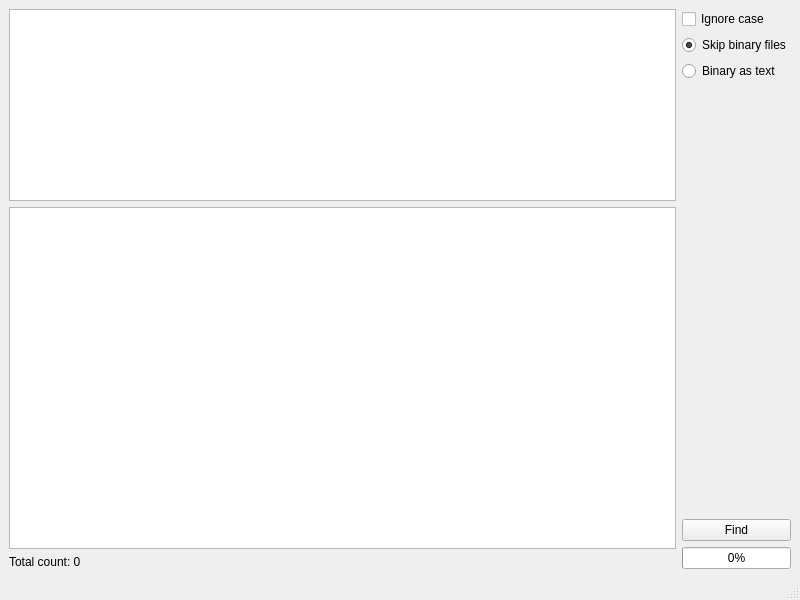
<?xml version="1.0" encoding="UTF-8"?>
<ui version="4.0">
 <class>MainWindow</class>
 <widget class="QMainWindow" name="MainWindow">
  <property name="geometry">
   <rect>
    <x>0</x>
    <y>0</y>
    <width>800</width>
    <height>600</height>
   </rect>
  </property>
  <property name="windowTitle">
   <string>MainWindow</string>
  </property>
  <widget class="QWidget" name="main_widget">
   <property name="sizePolicy">
    <sizepolicy hsizetype="Preferred" vsizetype="Preferred">
     <horstretch>0</horstretch>
     <verstretch>0</verstretch>
    </sizepolicy>
   </property>
   <layout class="QHBoxLayout" name="horizontalLayout">
    <item>
     <layout class="QVBoxLayout" name="main_part">
      <item>
       <widget class="QListWidget" name="files_and_dirs">
        <property name="sizePolicy">
         <sizepolicy hsizetype="MinimumExpanding" vsizetype="Fixed">
          <horstretch>0</horstretch>
          <verstretch>0</verstretch>
         </sizepolicy>
        </property>
       </widget>
      </item>
      <item>
       <widget class="QListWidget" name="result">
        <property name="sizePolicy">
         <sizepolicy hsizetype="MinimumExpanding" vsizetype="MinimumExpanding">
          <horstretch>0</horstretch>
          <verstretch>0</verstretch>
         </sizepolicy>
        </property>
       </widget>
      </item>
      <item>
       <widget class="QLabel" name="total_amount">
        <property name="text">
         <string>Total count: 0</string>
        </property>
       </widget>
      </item>
     </layout>
    </item>
    <item>
     <layout class="QVBoxLayout" name="check_boxes">
      <item>
       <widget class="QCheckBox" name="ignore_case">
        <property name="text">
         <string>Ignore case</string>
        </property>
       </widget>
      </item>
      <item>
       <widget class="QRadioButton" name="skip_bin">
        <property name="text">
         <string>Skip binary files</string>
        </property>
        <property name="checked">
         <bool>true</bool>
        </property>
        <property name="autoExclusive">
         <bool>true</bool>
        </property>
       </widget>
      </item>
      <item>
       <widget class="QRadioButton" name="text_bin">
        <property name="text">
         <string>Binary as text</string>
        </property>
        <property name="autoExclusive">
         <bool>true</bool>
        </property>
       </widget>
      </item>
      <item>
       <spacer name="verticalSpacer">
        <property name="orientation">
         <enum>Qt::Vertical</enum>
        </property>
        <property name="sizeHint" stdset="0">
         <size>
          <width>20</width>
          <height>40</height>
         </size>
        </property>
       </spacer>
      </item>
      <item>
       <widget class="QPushButton" name="find_button">
        <property name="text">
         <string>Find</string>
        </property>
       </widget>
      </item>
      <item>
       <widget class="QProgressBar" name="progress_bar">
        <property name="sizePolicy">
         <sizepolicy hsizetype="Minimum" vsizetype="Fixed">
          <horstretch>0</horstretch>
          <verstretch>0</verstretch>
         </sizepolicy>
        </property>
        <property name="value">
         <number>0</number>
        </property>
       </widget>
      </item>
     </layout>
    </item>
   </layout>
  </widget>
  <widget class="QStatusBar" name="status_bar"/>
 </widget>
 <resources/>
 <connections/>
</ui>
